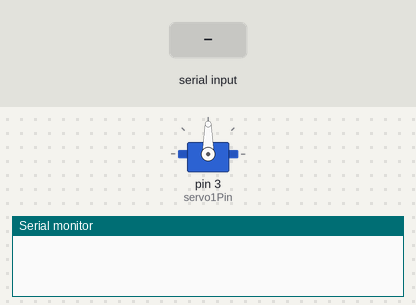
A sketch run on a simulated Arduino Uno, built with avr-gcc and run on an emulated ATmega328P. On the bench: servo, the last lines printed to the serial monitor. Inputs (shaded band) come from the test bench.

Above: at 1.2 s.
1.3 s: "30,150\n" received over Serial
At 2.1 s:
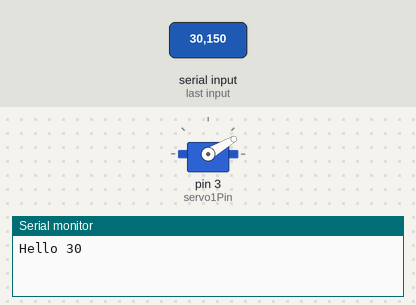
2.8 s: "5\n" received over Serial
At 3.1 s:
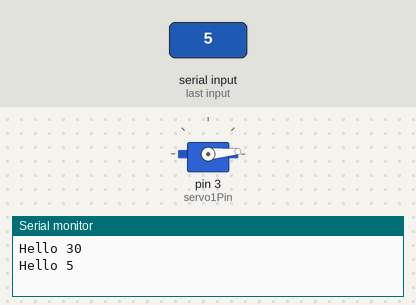
4.3 s: "200\n" received over Serial
At 5.5 s:
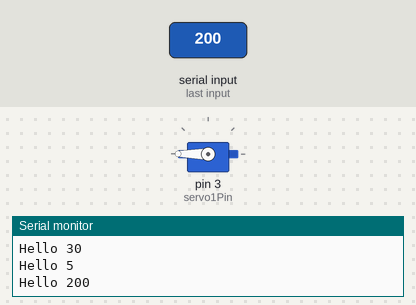
5.8 s: "90,45\n" received over Serial
At 6.7 s:
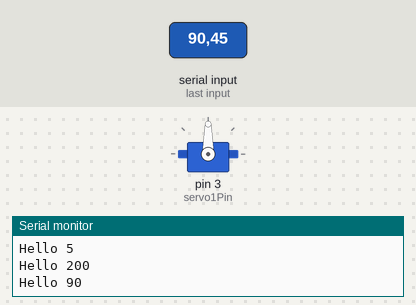
Timing chart, 0 to 8.3 s (numbered marks = the images above; inputs shaded):
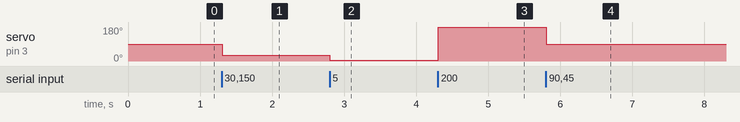

The sketch:

singleServomotorTest.ino
```cpp
// ##### SERVO SETTINGS START #####
#include <Servo.h>

Servo servo1;

const int servo1Pin = 3;
// ##### SERVO SETTINGS END   #####

void setup() {
  // ##### SERVO SETUP START #####
  servo1.attach(servo1Pin);
  // ##### SERVO SETUP END   #####

  Serial.begin(9600);
  Serial.setTimeout(100);
}

void loop() {
  if (Serial.available() > 0) {
    for (int i = 0; i < 1; i++) {
      // forventer 30;20;60; med andre tal
      String incomingString = Serial.readStringUntil('\n');
      int incomingValue = incomingString.toInt();

      servo1.write(incomingValue);
      Serial.println("Hello " + String(incomingValue));
    }
  }
}
```

Measured:
- after the input at 1.3 s, servo on pin 3 (servo1Pin): 90° → 30° at once
- after the input at 2.8 s, servo on pin 3 (servo1Pin): 30° → 5° at once
- after the input at 4.3 s, servo on pin 3 (servo1Pin): 5° → 180° at once
- after the input at 5.8 s, servo on pin 3 (servo1Pin): 180° → 90° at once
